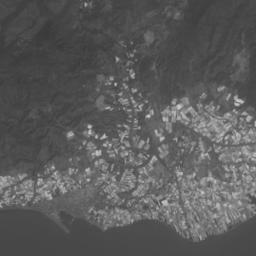
%> input picture vision_por_computador/trabajos/trabajo4/adra/banda1.tif, 256 x 256 px; the run also reads 4 pictures not shown here
$ octave hotelling_adra.m   (GNU Octave 9; MATLAB toolbox functions it lacks are replaced by stand-ins)
%> lines starting %> are read from the running program, lines starting %| are printed output that depends on the picture
### vision_por_computador/trabajos/trabajo4/hotelling_transform.m
function [output_channels, eigenvals] = hotelling_transform(list_images)
    vectors = reshape(...
        list_images, size(list_images, 1)*size(list_images, 2),...
        size(list_images, 3));

    mean_vec = mean(vectors, 1);
    cov_mat = cov(vectors);

    [eigenvecs, eigenvals] = eig(cov_mat);
    [~, ordering] = sort(diag(eigenvals), 'descend');
    eigenvecs = eigenvecs(:,ordering);

    vectors = (eigenvecs'*(vectors - mean_vec)')';
    output_channels = reshape(vectors, size(list_images, 1),...
        size(list_images, 2), size(list_images, 3));
end

### vision_por_computador/trabajos/trabajo4/hotelling_adra.m
adra1 = double(imread("adra/banda1.tif"));
%> adra1: size 256x256 double; min 57, max 204, mean 90.9; mean of the top-left, top-right, bottom-left and bottom-right quarters 74.1, 86.6, 93.4, 109.6
adra2 = double(imread("adra/banda2.tif"));
%> adra2: size 256x256 double; min 46, max 201, mean 80.9; mean of the top-left, top-right, bottom-left and bottom-right quarters 65.2, 78.3, 81.4, 98.7
adra3 = double(imread("adra/banda3.tif"));
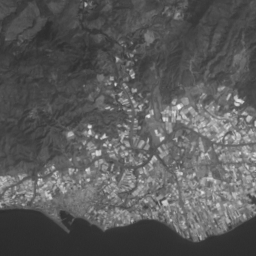
%> adra3: size 256x256 double; min 42, max 241, mean 90.7; mean of the top-left, top-right, bottom-left and bottom-right quarters 73.2, 90.3, 89.8, 109.4
adra4 = double(imread("adra/banda4.tif"));
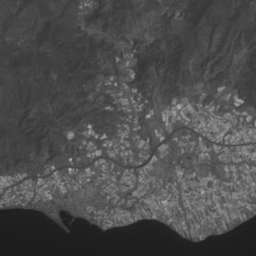
%> adra4: size 256x256 double; min 28, max 186, mean 76.9; mean of the top-left, top-right, bottom-left and bottom-right quarters 70.7, 78.6, 71.2, 87
adra5 = double(imread("adra/banda5.tif"));
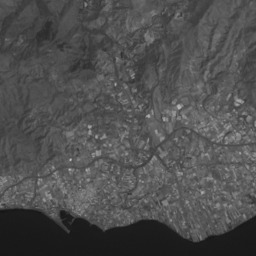
%> input picture vision_por_computador/trabajos/trabajo4/adra/banda5.tif, 256 x 256 px
%> adra5: size 256x256 double; min 21, max 190, mean 78.6; mean of the top-left, top-right, bottom-left and bottom-right quarters 76.2, 86.5, 71.8, 79.9
adra6 = double(imread("adra/banda6.tif"));
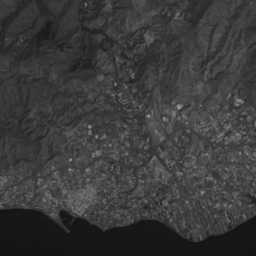
%> adra6: size 256x256 double; min 16, max 164, mean 58.4; mean of the top-left, top-right, bottom-left and bottom-right quarters 54.1, 64.5, 55, 60.1

bandas = cat(3, adra1, adra2, adra3, adra4, adra5, adra6);

[output, ev] = hotelling_transform(bandas);
%> in hotelling_transform, `mean_vec = mean(vectors, 1);`: mean_vec = [90.93 80.91 90.68 76.88 78.6 58.41]
%> in hotelling_transform, `cov_mat = cov(vectors);`: cov_mat = [613 647.6 777.8 511.8 389.5 312.8; 647.6 702.8 861.1 592.1 482.7 381.7; 777.8 861.1 1078.9 757.6 660.1 520.9; 511.8 592.1 757.6 616.4 538.1 398.4; 389.5 482.7 660.1 538.1 591.4 449.9; 312.8 381.7 520.9 398.4 449.9 357.6]
%> in hotelling_transform, `[eigenvecs, eigenvals] = eig(cov_mat);`: eigenvecs = [0.44 -0.271 -0.57 -0.148 0.487 0.386; -0.836 0.0193 -0.0695 -0.0611 0.323 0.433; 0.32 0.419 0.605 -0.169 0.168 0.547; 0.0642 -0.284 0.0871 0.848 -0.172 0.398; -0.000434 0.467 -0.497 -0.0887 -0.632 0.358; -0.029 -0.672 0.223 -0.468 -0.449 0.278]; eigenvals = [0.908 0 0 0 0 0; 0 3.48 0 0 0 0; 0 0 5.79 0 0 0; 0 0 0 57.48 0 0; 0 0 0 0 335.5 0; 0 0 0 0 0 3557]
%> in hotelling_transform, `[~, ordering] = sort(diag(eigenvals), 'descend');`: ordering = [6; 5; 4; 3; 2; 1]
%> in hotelling_transform, `eigenvecs = eigenvecs(:,ordering);`: eigenvecs = [0.386 0.487 -0.148 -0.57 -0.271 0.44; 0.433 0.323 -0.0611 -0.0695 0.0193 -0.836; 0.547 0.168 -0.169 0.605 0.419 0.32; 0.398 -0.172 0.848 0.0871 -0.284 0.0642; 0.358 -0.632 -0.0887 -0.497 0.467 -0.000434; 0.278 -0.449 -0.468 0.223 -0.672 -0.029]
%> ev has the same summary as eigenvals in hotelling_transform

subplot(2,3,1);
imshow(output(:,:,1), []);
subplot(2,3,2);
imshow(output(:,:,2), []);
subplot(2,3,3);
imshow(output(:,:,3), []);
subplot(2,3,4);
imshow(output(:,:,4), []);
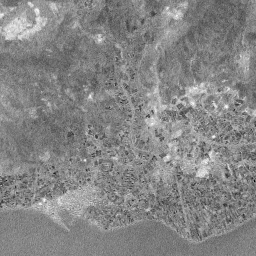
%> displayed picture: size 256x256, on the screen's scale of 0 to 255; min 0, max 255, mean 132.9
subplot(2,3,5);
imshow(output(:,:,5), []);
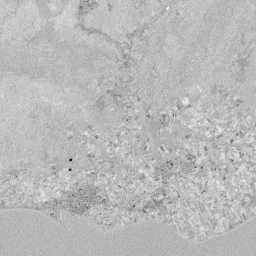
%> displayed picture: size 256x256, on the screen's scale of 0 to 255; min 0, max 255, mean 185.2
subplot(2,3,6);
imshow(output(:,:,6), []);
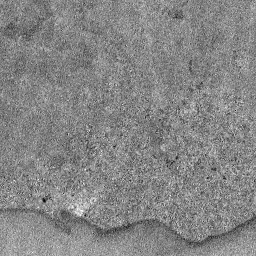
%> displayed picture: size 256x256, on the screen's scale of 0 to 255; min 0, max 255, mean 133
